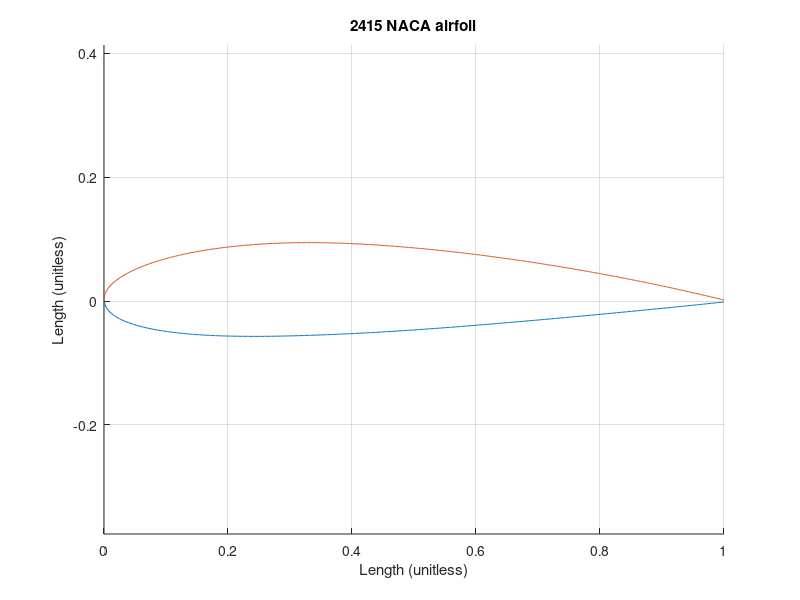

The MATLAB source for this figure:
% AAE 251 Fall 2022
% Homework 05
% Title of the code: NACA 4-digit Airfoil Plotting

% Authors: Aidan Morrison

%% ____________________
%% INITIALIZATION

% create constants
M = 0.02;
P = 0.4;
T = .15;

i = 1;
% create function inputs
x = linspace(0,1,501);

% initalize arrays
MCL_coords = zeros(1,501);
YT = zeros(1,501);
theta = zeros(1,501);
x_upper = zeros(1,501);
y_upper = zeros(1,501);
x_lower = zeros(1,501);
y_lower = zeros(1,501);

%% ____________________
%% CALCULATIONS

% create for loop to create data for graphing
for inputs = linspace(0,1,501)
    if inputs >= 0 && inputs <= .4 % calculations for 0 <= x <= P

        theta(i) = atan(((2 * M) / (P^2) * (P - inputs))); % calculate angle using arctan of derivative of mean camber line equation
        MCL_coords(i) = (M / (P^2)) * (2 * P * inputs - inputs^2); % calculate mean camber line coordinates
        YT(i) = (T/.2) * (.2969 * sqrt(inputs)  - .126 * inputs - .3516 *inputs^2 + .2843 * inputs^3 - .1015 * inputs^4); % calculate thickness distribution

        x_upper(i) = inputs - YT(i) * sin(theta(i)); % calculate x coords of upper airfoil line
        y_upper(i) = MCL_coords(i) + YT(i) * cos(theta(i)); % calculate y coords of upper airfoil line
        x_lower(i) = inputs + YT(i) * sin(theta(i)); % calculate x coords of lower airfoil line
        y_lower(i) = MCL_coords(i) - YT(i) * cos(theta(i)); % calculate y coords of lower airfoil line

    elseif inputs > .4 && inputs <= 1 % calculations for P < x <= 1

        theta(i) = atan(((2 * M) / ((1 - P)^2) * (P - inputs))); % calculate angle using arctan of derivative of mean camber line equation
        MCL_coords(i) = (M / (1 - P)^2) * ((1 - 2 * P) + 2 * P * inputs - inputs^2); % calculate mean camber line coordinates 
        YT(i) = (T/.2) * (.2969 * sqrt(inputs)  - .126 * inputs - .3516 *inputs^2 + .2843 * inputs^3 - .1015 * inputs^4); % calculate thickness distribution

        x_upper(i) = inputs - YT(i) * sin(theta(i)); % calculate x coords of upper airfoil line
        y_upper(i) = MCL_coords(i) + YT(i) * cos(theta(i)); % calculate y coords of upper airfoil line
        x_lower(i) = inputs + YT(i) * sin(theta(i)); % calculate x coords of lower airfoil line
        y_lower(i) = MCL_coords(i) - YT(i) * cos(theta(i)); % calculate y coords of lower airfoil line

    end

    i = i + 1; % iterate to store values

end

%% ____________________
%% FIGURE 1

% plot airfoil
hold on
axis equal % scale to look like an actual airfoil
plot(x_lower,y_lower);
plot(x_upper,y_upper);
grid on
xlabel('Length (unitless)')
ylabel('Length (unitless)')
title('2415 NACA airfoil')

%% ____________________
%% ACADEMIC INTEGRITY STATEMENT
% I have not used source code obtained from any other unauthorized
% source, either modified or unmodified. I have not provided
% access to my code to anyone in any way. The script I am 
% submitting is my own original work.
